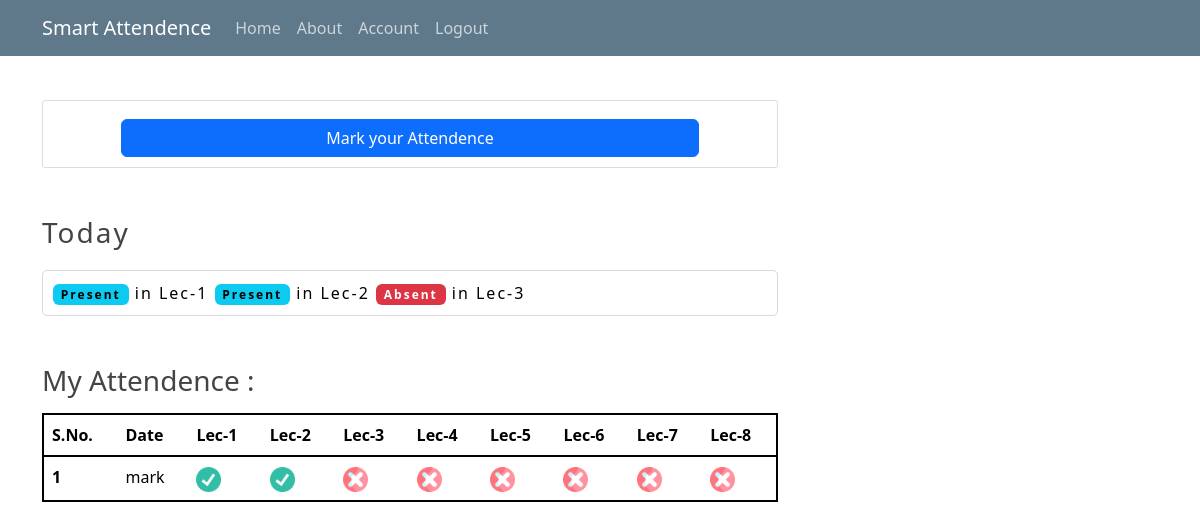
The page /studentPage (signed in) on the database as committed earlier.
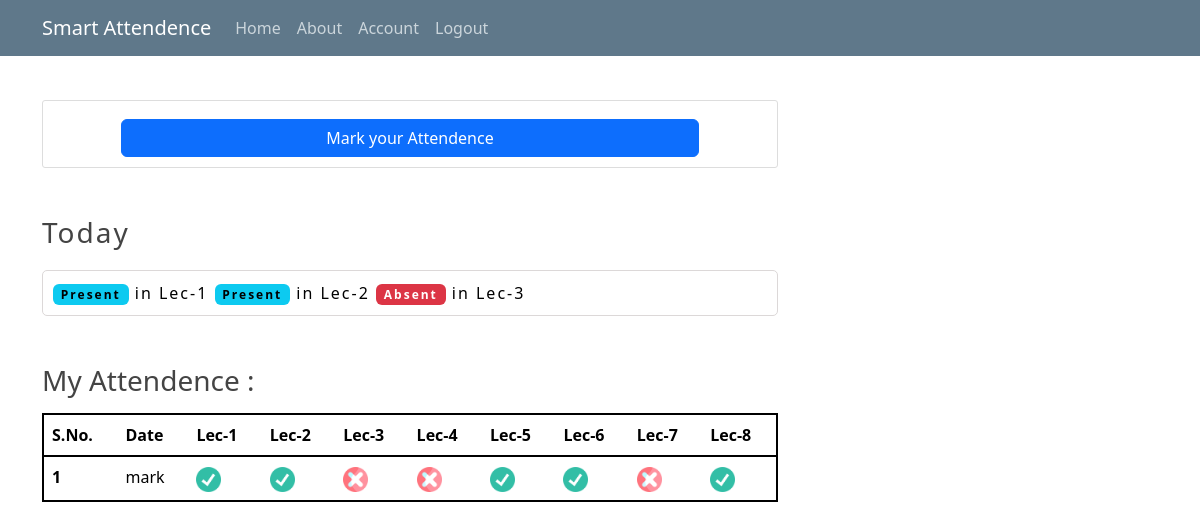
The same page on the database as committed later.
### attendenceSystem/models.py (models this page shows, shortened)
class MarkAttendence(db.Model):
    id = db.Column(db.Integer, primary_key=True)
    rollno = db.Column(db.Integer, db.ForeignKey('user.rollno'), unique=True, nullable=False)
    section = db.Column(db.String(20),nullable=False)
    date_posted = db.Column(db.String(30) , nullable=False, default=datetime.utcnow)
    mark = db.Column(db.String(20),default="00000000")

### attendenceSystem/routes.py (the view)
@app.route("/studentPage")
def studentPage():
    if current_user.is_authenticated and current_user.section != 'Coordinator':
        user = MarkAttendence.query.filter_by(rollno=current_user.rollno)
        data = [{'date':'mark','attendence': i.mark,'time':i.date_posted} for i in user]
        check = Auth.query.filter_by(section=current_user.section)
        for i in check:
            value = i.allow_or_not
            lecture = i.current_lecture
        print(value)
        return render_template("studentPage.html",data=data,can=value,lecture=lecture)
    return redirect(url_for('login'))

### attendenceSystem/models.py (called while the page is built)
@login_manager.user_loader
def load_user(user_id):
    return User.query.get(int(user_id))

### attendenceSystem/templates/studentPage.html (shortened to what this page needs)
{% extends "layout.html" %}
{% block content %}
<div class="content-section">
    {% if can==True %}
    <div class="d-grid gap-2 col-10 mx-auto" id="video-container">
        <button class="btn btn-primary" type="button" id="start-button">Mark your Attendence</button>
    </div>
    {% else %}
    <h2>Ask your coordinator</h2>
    <button class="btn btn-primary bg-steel" type="button" onclick="location.reload();">Refresh</button>
    {% endif %}
</div>
<div style="letter-spacing: 2px;">
    <h3 class="mt-5">Today </h3>
    <div class="coordination">
    {% for i in range(lecture+1) %}
    {% if data[0].attendence[i]=='1' %}
        <span class="badge text-bg-info">Present</span>
        <span>in Lec-{{ loop.index }}</span>
    {% else %}
        <span class="badge text-bg-danger">Absent</span>
        <span>in Lec-{{ loop.index }}</span>
        {% endif %}
        {% endfor %}
    </div>
</div>
<h3 class="mt-5">My Attendence :</h3>
<div style="overflow-x: auto;">
    <table class="table mt-2">
        <thead class="border-black border-2">
            <tr>
                <th scope="col">S.No.</th>
                <th scope="col">Date</th>
                <th scope="col">Lec-1</th>
                <th scope="col">Lec-2</th>
                <th scope="col">Lec-3</th>
                <th scope="col">Lec-4</th>
                <th scope="col">Lec-5</th>
                <th scope="col">Lec-6</th>
                <th scope="col">Lec-7</th>
                <th scope="col">Lec-8</th>
            </tr>
        </thead>
        <tbody class="border-black border-2">
            {% for i in data %}
            <tr>
                <th scope="row">{{ loop.index }}</th>
                <td>{{i.date}}</td>
                {% for j in i.attendence %}
                {% if j=='1' %}
                <td>
                    <div class="image-container">
                        <img width="25px" height="25px"
                            src='{{ url_for("static", filename="/project_images/present.png") }}' alt="{{ j }}">
                    </div>
                </td>
                {% else %}
                <td>
                    <img width="25px" height="25px" src='{{ url_for("static", filename="/project_images/absent.png") }}'
                        alt="{{ j }}">
                </td>
                {% endif %}
                {% endfor %}
            </tr>
            {% endfor %}
        </tbody>
    </table>
</div>
{% endblock content %}

### attendenceSystem/templates/layout.html (shortened to what this page needs)
<!DOCTYPE html>
<html lang="en">
<head>
  <link href="https://cdn.jsdelivr.net/npm/bootstrap@5.3.2/dist/css/bootstrap.min.css" rel="stylesheet"
>
  <link rel="stylesheet" href="{{ url_for('static', filename='/css/index.css') }}">
</head>
<body>
  <div class="main">
    <header class="site-header">
      <nav class="navbar navbar-expand-md navbar-dark bg-steel fixed-top">
        <div class="container">
          <a class="navbar-brand mr-4" href="/">Smart Attendence</a>
          <div class="collapse navbar-collapse" id="navbarToggle">
            <div class="navbar-nav mr-auto">
              {% if current_user.section=='Coordinator' %}
              <a class="nav-item nav-link" href="{{ url_for('coordinatorPage') }}">Home</a>
              {% else %}
              <a class="nav-item nav-link" href="{{ url_for('studentPage') }}">Home</a>
              {% endif %}
              <a class="nav-item nav-link" href="{{ url_for('about') }}">About</a>
            </div>
            <div class="navbar-nav">
              {% if current_user.is_authenticated %}
                <a class="nav-item nav-link" href="{{ url_for('account') }}">Account</a>
                <a class="nav-item nav-link" href="{{ url_for('logout') }}">Logout</a>
              {% else %}
                <a class="nav-item nav-link" href="{{ url_for('login') }}">Login</a>
                <a class="nav-item nav-link" href="{{ url_for('register') }}">Register</a>
              {% endif %}
            </div>
          </div>
        </div>
      </nav>
    </header>
    <main role="main" class="container main-page">
      <div class="row">
        <div class="col-md-8">
          {% block content %}{% endblock %}
        </div>
      </div>
    </main>
  </div>
</body>
</html>

### attendenceSystem/static/css/index.css (style rules this page uses)
* { padding: 0; margin: 0; }
html, body { min-height: 100%; background: #fff; color: #000; }
body { font-size: 1rem; text-rendering: optimizeLegibility; }
h1, h2, h3, h4, h5, h6 { color: #444444; }
.bg-steel { background-color: #5f788a; }
.site-header .navbar-nav .nav-link { color: #cbd5db; }
.content-section { background: #ffffff; padding: 10px 20px; border: 1px solid #dddddd; border-radius: 3px; margin-bottom: 20px; }
.main-page { margin-top: 100px; }
.coordination { border: 1px solid rgb(220, 216, 216); border-radius: 5px; margin-top: 20px; padding: 10px; }
.image-container { position: relative; display: inline-block; }

Rows that differ between the two databases and show on the page:
changed MarkAttendence: mark "11000000" → "11001101" (drawn)
